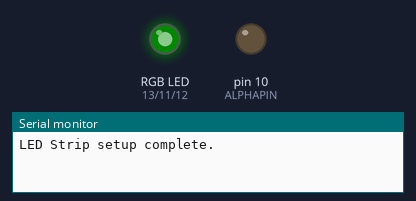
Bench run of a sketch on a simulated Arduino Uno, built with avr-gcc and run on an emulated ATmega328P. On the bench: an RGB LED mixed from three pins (HIGH = lit), output pins drawn as LEDs (lit = HIGH), the last lines printed to the serial monitor. Dim RGB values are drawn brighter than linear.

Above: at 0.1 s.
At 1.0 s:
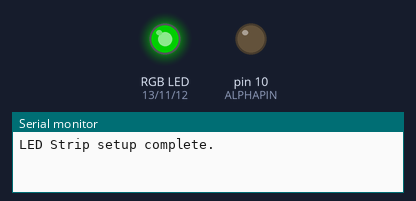
At 2.1 s:
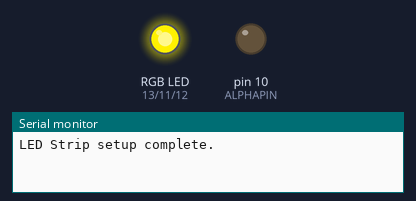
At 28.2 s:
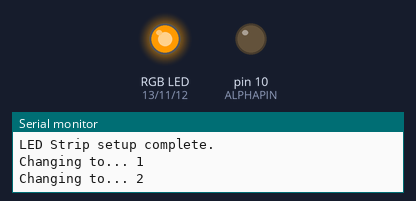
Timing chart, 0 to 40.0 s (numbered marks = the images above):
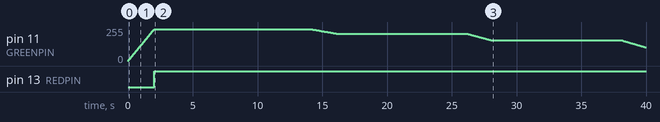

Measured:
- by itself, pin 11 (GREENPIN): rises from 1/255 to 240/255 in 2.0 s, then falls to 103/255 in 37.9 s
- by itself, pin 13 (REDPIN): LOW → HIGH at 2.0 s

The sketch:

sketch_dec09d.ino
```cpp
//// Libraries
#include <Adafruit_SCD30.h>
#include <OneWire.h>
#include <DallasTemperature.h>
#include <PID_v1.h>
#include <Wire.h>
#include <SparkFun_FS3000_Arduino_Library.h>  //Click here to get the library: http://librarymanager/All#SparkFun_FS3000
#include <LiquidCrystal.h>
#include "LEDCode.h"

const int RPIN = 13;
const int GPIN = 11;
const int BPIN = 12;
const int APIN = 10;
int numOfPpl = 0;

// Colors
uint8_t* currentColor;
uint8_t* newColor;
//uint8_t stage0[] = {0, 255, 0, 100};
//uint8_t stage1[] = {128, 128, 0, 100};
//uint8_t stage2[] = {255, 0, 0, 100};
//uint8_t stage3[] = {128, 0, 128, 100};
//uint8_t stage4[] = {0, 0, 255, 100};
//uint8_t stage5[] = {255, 255, 255, 100};

uint8_t stage0[] = {254, 240, 1, 0};
uint8_t stage1[] = {255, 206, 3, 0};
uint8_t stage2[] = {253, 154, 1, 0};
uint8_t stage3[] = {253, 97, 4, 0};
uint8_t stage4[] = {255, 44, 5, 0};
uint8_t stage5[] = {240, 5, 5, 0};

void updateLedStrip();

void setup() {
  Serial.begin(115200);
  // put your setup code here, to run once:
  LEDSetup(RPIN, GPIN, BPIN, APIN, true); // uncomment if using waterproof strip
  updateLedStrip();

}

void loop() {
  updateLedStrip();
  delay(10000);
  numOfPpl = (numOfPpl + 1) % 6;
  Serial.println("Changing to... " + (String) numOfPpl);
}

void updateLedStrip(){
  int delayTime = 10;
  int steps = 200;
  switch (numOfPpl){
    case 0:
      newColor = stage0;
      break;
    case 1:
      newColor = stage1;
      break;
    case 2:
      newColor = stage2;
      break;
    case 3:
      newColor = stage3;
      break;
    case 4:
      newColor = stage4;
      break;
    case 5:
      newColor = stage5;
      break;
    default:
      newColor = stage0;
      break;
  }
  LEDTransition(currentColor, newColor, steps, delayTime);
  currentColor = newColor;
}
```

LEDCode.h
```cpp
#pragma once
#include <Arduino.h>
#define COLOR_MAX 255

// NOTE: ALL OF THESE PINS NEED TO HAVE PWM CAPABILITIES SINCE WE ARE USING DIGITAL OUTS
static uint8_t REDPIN = 13;
static uint8_t GREENPIN = 11;
static uint8_t BLUEPIN = 12;
static uint8_t ALPHAPIN = 10;

// should I use a macro to just automatically switch between the waterproof & normal led strips?

static bool LIGHTS_ON = false;

// call this in setup - preferably choose PWM capable pins so we don't burn things up
void LEDSetup(int rpin, int gpin, int bpin , int apin, bool lights) { // uncomment on waterproof led use
  REDPIN = rpin;
  GREENPIN = gpin;
  BLUEPIN = bpin;
  ALPHAPIN = apin;
  LIGHTS_ON = lights;

  pinMode(REDPIN, OUTPUT);
  pinMode(GREENPIN, OUTPUT);
  pinMode(BLUEPIN, OUTPUT);
  pinMode(ALPHAPIN, OUTPUT);

  Serial.println("LED Strip setup complete.");
}

// write to each color channel: red, green, blue, alpha
void LEDWrite(uint8_t rval, uint8_t gval, uint8_t bval, uint8_t aval) {
  analogWrite(REDPIN, rval);
  analogWrite(GREENPIN, gval);
  analogWrite(BLUEPIN, bval);
  analogWrite(ALPHAPIN, aval); // uncomment on waterproof led use
}

// transition from one RGB color to a new RGB color (not super sure what alpha pin does so that may be implemented wrong here)
void LEDTransition(uint8_t prevColor[], uint8_t newColor[], int steps, int delayTime) {
  float delta[4];
  for (int i = 0; i < 4; i++) {
    delta[i] = (newColor[i] - prevColor[i]) / (float)steps;
  }

  for (int step = 0; step <= steps; step++) {
    uint8_t currentColor[4];
    for (int i = 0; i < 4; i++) {
      currentColor[i] = prevColor[i] + (delta[i] * step);
    }

    LEDWrite(currentColor[0], currentColor[1], currentColor[2], currentColor[3]);
    delay(delayTime);
  }
}
```
